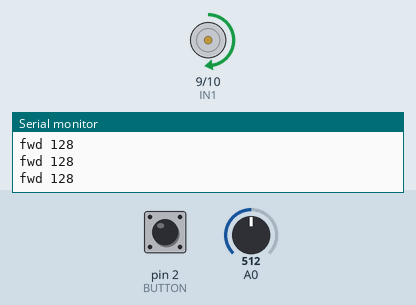
Recording of a sketch running on a simulated Arduino Uno, built with avr-gcc and run on an emulated ATmega328P. Parts: motor-driver pin pairs drawn as motors (green arrow = first pin HIGH = forward, orange = second pin HIGH = backward, longer = more drive, scaled by the enable pin), the last lines printed to the serial monitor. Inputs (shaded band) come from the test bench; at power-on: A0 = 512, pin 2 (BUTTON) HIGH.

Above: at 1.2 s.
1.3 s: A0 set to 42
At 1.6 s:
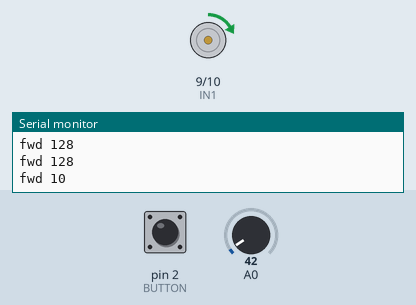
2.8 s: A0 set to 37
At 3.7 s:
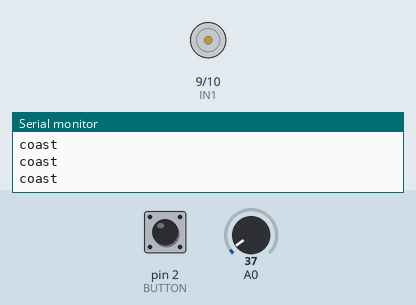
4.3 s: pin 2 (BUTTON) pulled LOW for 0.15 s
6.0 s: A0 set to 122
At 7.2 s:
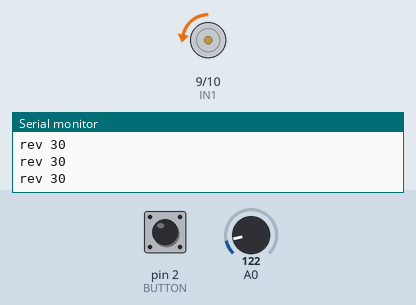
7.5 s: A0 set to 306
At 8.5 s:
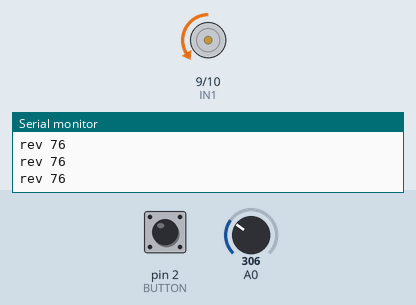
9.0 s: A0 set to 716
At 9.8 s:
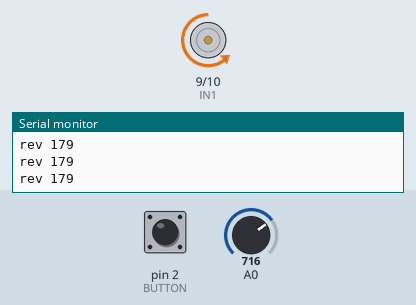
Timing chart, 0 to 11.5 s (numbered marks = the images above; inputs shaded):
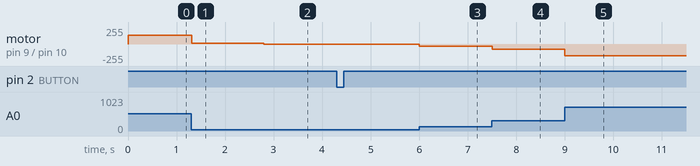

Measured:
- after the input at 1.3 s, motor on pin 9 (IN1) / pin 10 (IN2): forward 128/255 → forward 10/255 at once
- after the input at 2.8 s, motor on pin 9 (IN1) / pin 10 (IN2): forward 10/255 → stopped at once
- after the input at 6.0 s, motor on pin 9 (IN1) / pin 10 (IN2): stopped → backward 30/255 at once
- after the input at 7.5 s, motor on pin 9 (IN1) / pin 10 (IN2): backward 30/255 → backward 76/255 at once
- after the input at 9.0 s, motor on pin 9 (IN1) / pin 10 (IN2): backward 76/255 → backward 179/255 at once

The sketch:

l298n-motor.ino
```cpp
// l298n-motor — tests assert (BT173, BT174): a DC motor on an L298N's channel A. ENA on 8 (its
// jumper off) enables the bridge; IN1 on 9 and IN2 on 10 are PWM pins. A pot on A0 sets the duty
// (0–255): forward PWMs IN1 with IN2 low, reverse PWMs IN2 with IN1 low, so between pulses both
// outputs are low and the bridge brakes the motor — its speed follows the duty. Below 10 the
// bridge is disabled and the motor coasts. A button on 2 (INPUT_PULLUP) reverses it: both INs low
// for 200 ms (brake), then the other way. Prints "fwd <duty>" / "rev <duty>" every 200 ms, "coast"
// instead while it coasts, and "brake" when it reverses.
const int ENA = 8;
const int IN1 = 9;
const int IN2 = 10;
const int BUTTON = 2;
bool forward = true;

void setup() {
  Serial.begin(115200);
  pinMode(ENA, OUTPUT);
  pinMode(IN1, OUTPUT);
  pinMode(IN2, OUTPUT);
  pinMode(BUTTON, INPUT_PULLUP);
}

void loop() {
  static int last = HIGH;
  static uint32_t printed = 0;
  int button = digitalRead(BUTTON);
  if (last == HIGH && button == LOW) {
    digitalWrite(ENA, HIGH);
    digitalWrite(IN1, LOW);
    digitalWrite(IN2, LOW);
    Serial.println("brake");
    delay(200);
    forward = !forward;
  }
  last = button;
  int duty = analogRead(A0) / 4;
  bool coast = duty < 10;
  digitalWrite(ENA, coast ? LOW : HIGH);
  if (forward) {
    digitalWrite(IN2, LOW);
    analogWrite(IN1, duty);
  } else {
    digitalWrite(IN1, LOW);
    analogWrite(IN2, duty);
  }
  if (millis() - printed >= 200) {
    printed = millis();
    if (coast) {
      Serial.println("coast");
    } else {
      Serial.print(forward ? "fwd " : "rev ");
      Serial.println(duty);
    }
  }
  delay(10);
}
```
